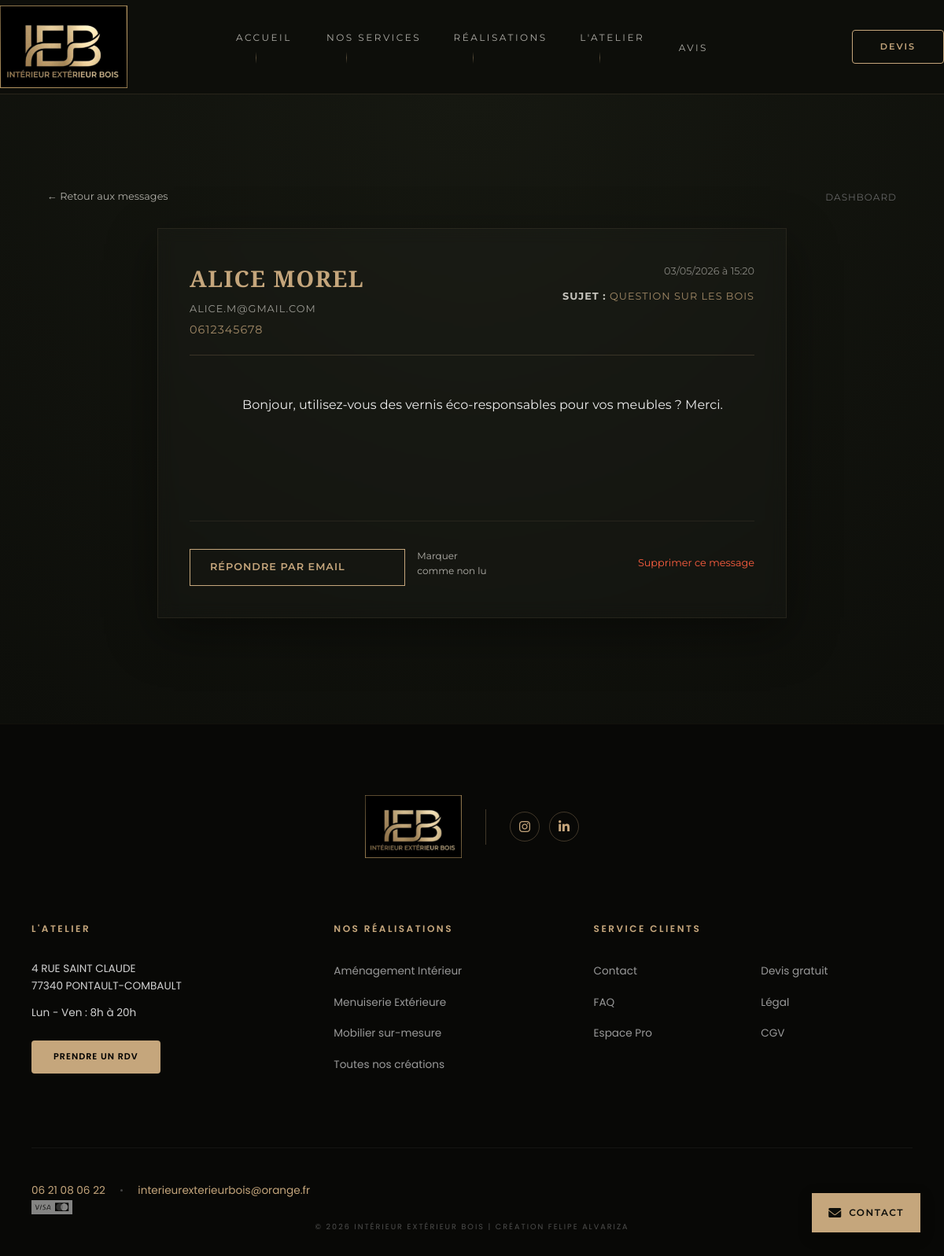
The page /admin/view_contact.php?id=1 (signed in) on the database its author committed.
### tables this page shows
CREATE TABLE IF NOT EXISTS `contacts` (
  `id` int(11) NOT NULL AUTO_INCREMENT,
  `nom` varchar(255) DEFAULT NULL,
  `email` varchar(255) DEFAULT NULL,
  `telephone` varchar(50) DEFAULT NULL,
  `sujet` varchar(255) DEFAULT NULL,
  `message` mediumtext DEFAULT NULL,
  `statut` enum('non_lu','lu','corbeille') DEFAULT 'non_lu',
  `date_envoi` datetime DEFAULT current_timestamp(),
  PRIMARY KEY (`id`)
);

### src/admin/view_contact.php (the view, shortened to what this page needs)
<?php
require_once('../includes/db.php');
$id = isset($_GET['id']) ? intval($_GET['id']) : 0;
$stmt = $pdo->prepare("SELECT * FROM contacts WHERE id = ?");
$stmt->execute([$id]);
$contact = $stmt->fetch();
include('../includes/header.php');
?>
<link rel="stylesheet" href="../css/admin.css">
<main class="admin-main">
    <div class="container">
        <div style="margin-bottom: 30px; display: flex; justify-content: space-between; align-items: center;">
            <a href="contact.php" class="btn-action" style="margin-left: 0;">← Retour aux messages</a>
            <a href="index.php" style="text-decoration: none; font-size: 0.75rem; color: #666; text-transform: uppercase; letter-spacing: 1px;">Dashboard</a>
        </div>
        <div class="card-premium" style="max-width: 800px; margin: 0 auto;">
            <div style="display: flex; justify-content: space-between; border-bottom: 1px solid rgba(197, 166, 124, 0.2); padding-bottom: 20px; margin-bottom: 20px;">
                <div>
                    <h2 class="serif-gold" style="margin: 0; font-size: 1.8rem;"><?= htmlspecialchars($contact['nom']) ?></h2>
                    <p style="opacity: 0.6; margin: 5px 0;"><?= htmlspecialchars($contact['email']) ?></p>
                    <?php if($contact['telephone']): ?>
                        <p style="font-size: 0.9rem; color: var(--gold-accent);"><?= htmlspecialchars($contact['telephone']) ?></p>
                    <?php endif; ?>
                </div>
                <div style="text-align: right;">
                    <span style="font-size: 0.8rem; opacity: 0.5;"><?= date('d/m/Y à H:i', strtotime($contact['date_envoi'])) ?></span>
                    <p style="margin-top: 10px;"><strong>Sujet :</strong> <span style="color: var(--gold-accent);"><?= htmlspecialchars($contact['sujet']) ?></span></p>
                </div>
            </div>
            <div style="line-height: 1.8; color: #eee; white-space: pre-wrap; min-height: 150px;">
                <?= nl2br(htmlspecialchars($contact['message'])) ?>
            </div>
            <div style="margin-top: 40px; border-top: 1px solid rgba(197, 166, 124, 0.1); padding-top: 25px; display: flex; justify-content: space-between; align-items: center;">
                <div style="display: flex; gap: 15px; align-items: center;">
                    <a href="mailto:<?= $contact['email'] ?>?subject=Réponse IEB : <?= htmlspecialchars($contact['sujet']) ?>" class="btn-gold">Répondre par email</a>
                    <a href="non_lu.php?id=<?= $contact['id'] ?>&type=contact" class="btn-action" style="font-size: 0.75rem;">
                        Marquer comme non lu
                    </a>
                </div>
                <a href="delete_contact.php?id=<?= $contact['id'] ?>"
                   style="color: #ff5f40; text-decoration: none; font-size: 0.8rem;"
                   onclick="return confirm('Supprimer ce message ?')">Supprimer ce message</a>
            </div>
        </div>
    </div>
</main>
<?php include('../includes/footer.php'); ?>

### src/css/style.css (style rules this page uses)
:root { --dark-wood: #0d0e0a; --bg-light: #161811; --light-beige: #f4f1ea; --gold-accent: #c5a67c; --gold-glow: rgba(197, 166, 124, 0.3); --transition-luxe: all 0.6s cubic-bezier(0.16, 1, 0.3, 1); }
.container { width: 90%; max-width: 1400px; margin: 0 auto; }
.card-premium { background: rgba(255,255,255,0.02); border: 1px solid rgba(197,166,124,0.08); box-shadow: 0 20px 60px rgba(0,0,0,0.4); }
* { box-sizing: border-box; margin: 0; padding: 0; }
body { font-family: 'Montserrat', sans-serif; background: linear-gradient( to bottom, #0d0e0a 0%, #141610 30%, #161811 60%, #1a1c14 100% ); color: var(--light-beige); -webkit-font-smoothing: antialiased; line-height: 1.6; overflow-x: hidden; }
h1, h2, h3 { font-family: 'Playfair Display', serif; font-weight: 600; }
.btn-gold { width: 100%; padding: 20px; background: var(--gold-accent); color: #1a1c14; border: none; text-transform: uppercase; letter-spacing: 3px; font-weight: 700; cursor: pointer; transition: all 0.4s ease; margin-top: 10px; }
:root { --gold-accent: #c5a67c; --gold-glow: rgba(197, 166, 124, 0.4); --light-beige: #f5f5f0; }
html { scroll-behavior: smooth; }
h1, h2 { letter-spacing: -0.02em; }
html, body { max-width: 100%; overflow-x: hidden; width: 100%; }

### src/css/header.css (style rules this page uses)
html, body { max-width: 100%; overflow-x: hidden; width: 100%; position: relative; }
html, body { max-width: 100% !important; overflow-x: hidden !important; position: relative; width: 100%; }

### src/css/admin.css (style rules this page uses)
:root { --dark-wood: #0d0e0a; --bg-light: #161811; --light-beige: #f4f1ea; --gold-accent: #c5a67c; --gold-glow: rgba(197, 166, 124, 0.2); --transition-luxe: all 0.6s cubic-bezier(0.16, 1, 0.3, 1); }
body { background-color: var(--dark-wood); color: var(--light-beige); font-family: 'Montserrat', sans-serif; margin: 0; line-height: 1.6; }
.admin-main { padding: 120px 0; background: radial-gradient(circle at top center, var(--bg-light) 0%, var(--dark-wood) 100%); min-height: 100vh; }
.serif-gold { font-family: 'Playfair Display', serif; color: var(--gold-accent); letter-spacing: 1.5px; font-weight: 600; text-transform: uppercase; }
.card-premium { background: rgba(255, 255, 255, 0.02); border: 1px solid rgba(197, 166, 124, 0.1); padding: 40px; position: relative; transition: var(--transition-luxe); overflow: hidden; backdrop-filter: blur(10px); }
.card-premium p { text-transform: uppercase; letter-spacing: 1px; font-size: 0.8rem; opacity: 0.8; }
.btn-gold { display: inline-block; padding: 12px 25px; background: transparent; border: 1px solid var(--gold-accent); color: var(--gold-accent); text-decoration: none; text-transform: uppercase; font-size: 0.8rem; letter-spacing: 1px; font-weight: 600; transition: var(--transition-luxe); }
.btn-action { color: var(--light-beige); text-decoration: none; font-size: 0.8rem; margin-right: 15px; opacity: 0.7; transition: 0.3s; }

### src/css/footer.css (style rules this page uses)
html, body { max-width: 100%; overflow-x: hidden; width: 100%; height: 100%; margin: 0; padding: 0; position: relative; }

### rows shown on the page
contacts: nom "ALICE MOREL", email "ALICE.M@GMAIL.COM", telephone "0612345678", date_envoi "03/05/2026 à 15:20", sujet "QUESTION SUR LES BOIS", message "Bonjour, utilisez-vous des vernis éco-responsables pour vos meubles ? Merci."
